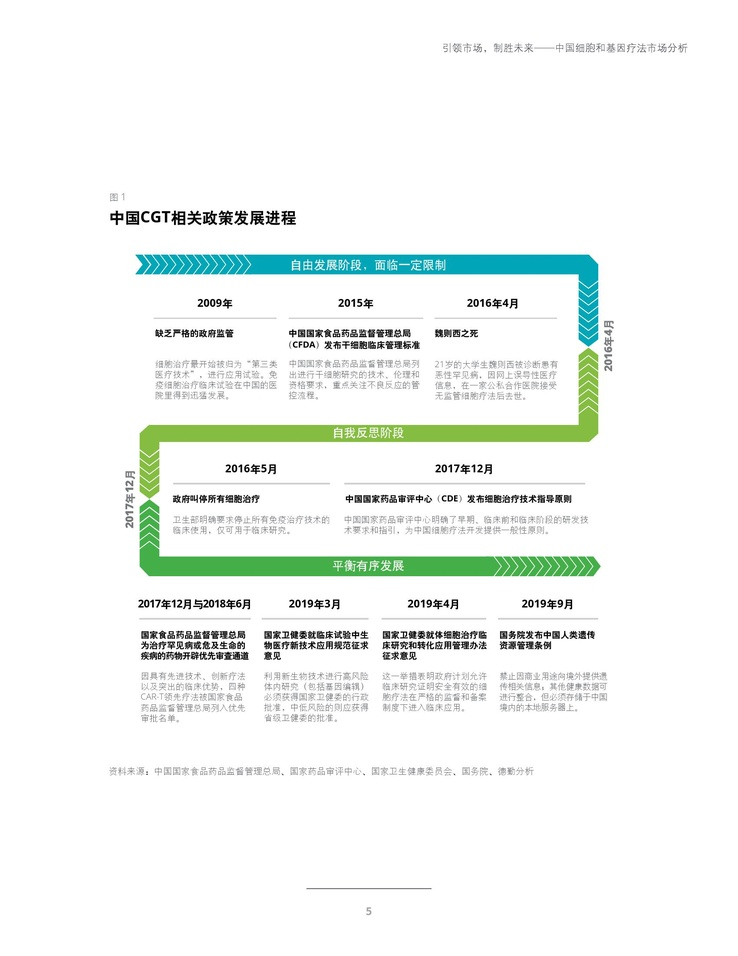
#> input picture ocr/test.jpg, 738 x 956 px, shrunk from 1700 x 2200 before the run
$ python OCR.py
#> lines starting #> are read from the running program, lines starting #| are printed output that depends on the picture
import cv2
import pytesseract

def get_grayscale(image):
    return cv2.cvtColor(image, cv2.COLOR_BGR2GRAY)


img = cv2.imread('test.jpg')
#> img is the input picture: shape (956, 738, 3); mean B, G, R 243.4, 246.2, 241.9

gray = get_grayscale(img)
#> in get_grayscale, `return cv2.cvtColor(image, cv2.COLOR_BGR2GRAY)`:
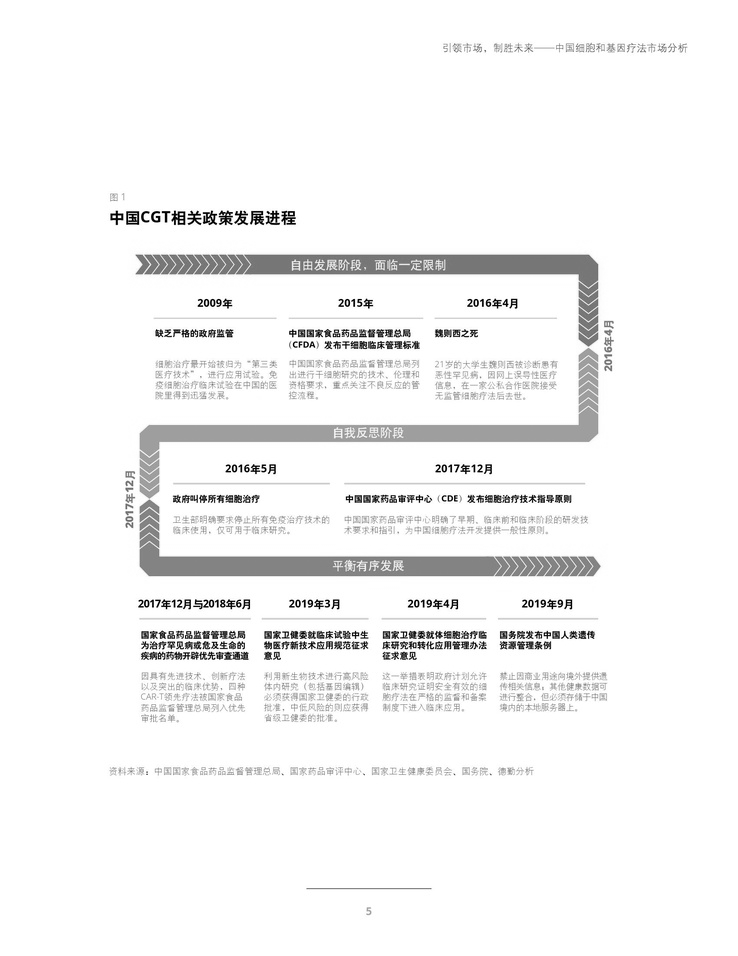
#> returned value: shape (956, 738); min 0, max 255, mean 244.6


# Adding custom options
custom_config = r'--oem 3 --psm 6'
#> (the run stopped early here; a loop or call above may not have finished)
